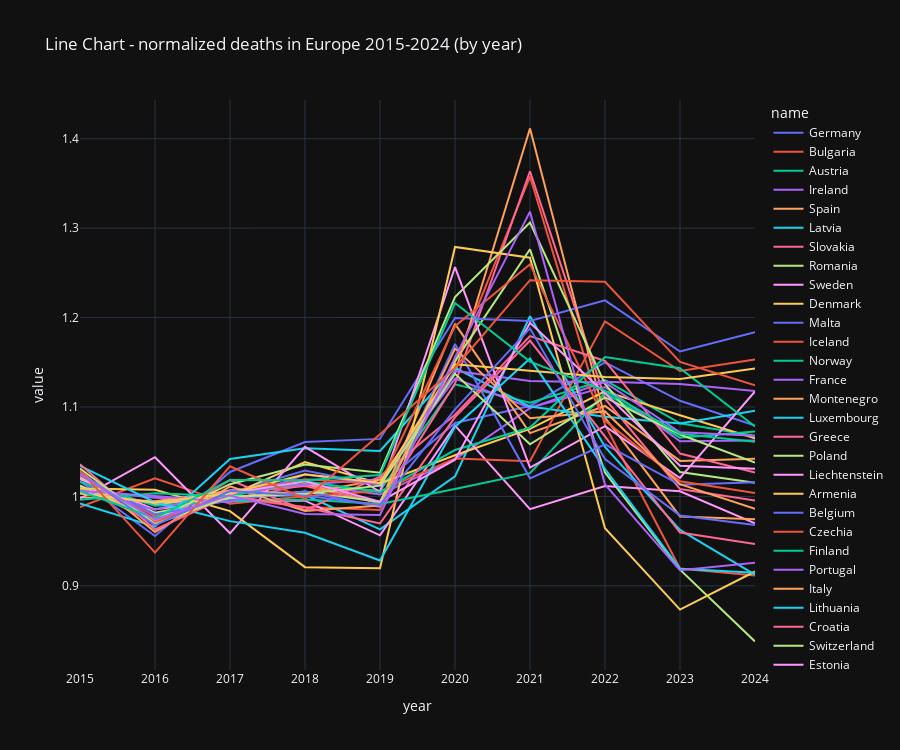

Notebook source saved alongside this figure:
### Markdown cell above
* Note
the chart below shows that all the countries went through the pandemic 2020-2021,
however some countries recovered (1.0 or less), and other countries still have higher than normal death rates (over 1.0).

### Code cell
title = 'Line Chart - normalized deaths in Europe 2015-2024 (by year)'
display(MD(f'### {title}'))

temp = cd[(cd['source']=='deaths') & (cd['filter']=='TOTAL') & (cd['value_type']=='normalized')]
temp = temp.sort_values(by='value', ascending=True)
temp = temp.sort_values(by='year', ascending=True)

fig = px.line(
    temp,
    x='year',
    y='value',
    color='name',
    height=750 ,
    hover_data={
        'name', 'abbr', 'value'
    },
    title=title
    )
fig.update_layout(template="plotly_dark")

### Figure 1 — Plotly figure (JSON) as saved in the notebook; plotly's stock layout.template omitted (floating-point values rounded to 4 significant figures)
{"data": [{"customdata": [["DE", "Germany"], ["DE", "Germany"], ["DE", "Germany"], ["DE", "Germany"], ["DE", "Germany"], ["DE", "Germany"], ["DE", "Germany"], ["DE", "Germany"], ["DE", "Germany"], ["DE", "Germany"]], "hovertemplate": "name=%{customdata[1]}<br>year=%{x}<br>value=%{y}<br>abbr=%{customdata[0]}<extra></extra>", "legendgroup": "Germany", "line": {"color": "#636efa", "dash": "solid"}, "marker": {"symbol": "circle"}, "mode": "lines", "name": "Germany", "orientation": "v", "showlegend": true, "type": "scatter", "x": [2015, 2016, 2017, 2018, 2019, 2020, 2021, 2022, 2023, 2024], "xaxis": "x", "y": [1.016, 0.9793, 1.004, 1.029, 1.012, 1.082, 1.101, 1.15, 1.107, 1.079], "yaxis": "y"}, {"customdata": [["BG", "Bulgaria"], ["BG", "Bulgaria"], ["BG", "Bulgaria"], ["BG", "Bulgaria"], ["BG", "Bulgaria"], ["BG", "Bulgaria"], ["BG", "Bulgaria"], ["BG", "Bulgaria"], ["BG", "Bulgaria"], ["BG", "Bulgaria"]], "hovertemplate": "name=%{customdata[1]}<br>year=%{x}<br>value=%{y}<br>abbr=%{customdata[0]}<extra></extra>", "legendgroup": "Bulgaria", "line": {"color": "#EF553B", "dash": "solid"}, "marker": {"symbol": "circle"}, "mode": "lines", "name": "Bulgaria", "orientation": "v", "showlegend": true, "type": "scatter", "x": [2015, 2016, 2017, 2018, 2019, 2020, 2021, 2022, 2023, 2024], "xaxis": "x", "y": [1.024, 0.9775, 0.9984, 0.9883, 0.9847, 1.15, 1.358, 1.08, 0.9193, 0.9117], "yaxis": "y"}, {"customdata": [["AT", "Austria"], ["AT", "Austria"], ["AT", "Austria"], ["AT", "Austria"], ["AT", "Austria"], ["AT", "Austria"], ["AT", "Austria"], ["AT", "Austria"], ["AT", "Austria"], ["AT", "Austria"]], "hovertemplate": "name=%{customdata[1]}<br>year=%{x}<br>value=%{y}<br>abbr=%{customdata[0]}<extra></extra>", "legendgroup": "Austria", "line": {"color": "#00cc96", "dash": "solid"}, "marker": {"symbol": "circle"}, "mode": "lines", "name": "Austria", "orientation": "v", "showlegend": true, "type": "scatter", "x": [2015, 2016, 2017, 2018, 2019, 2020, 2021, 2022, 2023, 2024], "xaxis": "x", "y": [1.024, 0.9729, 1.003, 1.013, 1.006, 1.125, 1.105, 1.13, 1.082, 1.068], "yaxis": "y"}, {"customdata": [["IE", "Ireland"], ["IE", "Ireland"], ["IE", "Ireland"], ["IE", "Ireland"], ["IE", "Ireland"], ["IE", "Ireland"], ["IE", "Ireland"], ["IE", "Ireland"], ["IE", "Ireland"], ["IE", "Ireland"]], "hovertemplate": "name=%{customdata[1]}<br>year=%{x}<br>value=%{y}<br>abbr=%{customdata[0]}<extra></extra>", "legendgroup": "Ireland", "line": {"color": "#ab63fa", "dash": "solid"}, "marker": {"symbol": "circle"}, "mode": "lines", "name": "Ireland", "orientation": "v", "showlegend": true, "type": "scatter", "x": [2015, 2016, 2017, 2018, 2019, 2020, 2021, 2022, 2023, 2024], "xaxis": "x", "y": [1.007, 0.9984, 0.9946, 1.014, 1.002, 1.041, 1.099, 1.128, 1.126, 1.118], "yaxis": "y"}, {"customdata": [["ES", "Spain"], ["ES", "Spain"], ["ES", "Spain"], ["ES", "Spain"], ["ES", "Spain"], ["ES", "Spain"], ["ES", "Spain"], ["ES", "Spain"], ["ES", "Spain"], ["ES", "Spain"]], "hovertemplate": "name=%{customdata[1]}<br>year=%{x}<br>value=%{y}<br>abbr=%{customdata[0]}<extra></extra>", "legendgroup": "Spain", "line": {"color": "#FFA15A", "dash": "solid"}, "marker": {"symbol": "circle"}, "mode": "lines", "name": "Spain", "orientation": "v", "showlegend": true, "type": "scatter", "x": [2015, 2016, 2017, 2018, 2019, 2020, 2021, 2022, 2023, 2024], "xaxis": "x", "y": [1.023, 0.9712, 1.006, 1.014, 0.9922, 1.193, 1.071, 1.101, 1.04, 1.042], "yaxis": "y"}, {"customdata": [["LV", "Latvia"], ["LV", "Latvia"], ["LV", "Latvia"], ["LV", "Latvia"], ["LV", "Latvia"], ["LV", "Latvia"], ["LV", "Latvia"], ["LV", "Latvia"], ["LV", "Latvia"], ["LV", "Latvia"]], "hovertemplate": "name=%{customdata[1]}<br>year=%{x}<br>value=%{y}<br>abbr=%{customdata[0]}<extra></extra>", "legendgroup": "Latvia", "line": {"color": "#19d3f3", "dash": "solid"}, "marker": {"symbol": "circle"}, "mode": "lines", "name": "Latvia", "orientation": "v", "showlegend": true, "type": "scatter", "x": [2015, 2016, 2017, 2018, 2019, 2020, 2021, 2022, 2023, 2024], "xaxis": "x", "y": [1.01, 0.9913, 0.9989, 1.002, 0.9631, 1.022, 1.201, 1.055, 0.9626, 0.9126], "yaxis": "y"}, {"customdata": [["SK", "Slovakia"], ["SK", "Slovakia"], ["SK", "Slovakia"], ["SK", "Slovakia"], ["SK", "Slovakia"], ["SK", "Slovakia"], ["SK", "Slovakia"], ["SK", "Slovakia"], ["SK", "Slovakia"], ["SK", "Slovakia"]], "hovertemplate": "name=%{customdata[1]}<br>year=%{x}<br>value=%{y}<br>abbr=%{customdata[0]}<extra></extra>", "legendgroup": "Slovakia", "line": {"color": "#FF6692", "dash": "solid"}, "marker": {"symbol": "circle"}, "mode": "lines", "name": "Slovakia", "orientation": "v", "showlegend": true, "type": "scatter", "x": [2015, 2016, 2017, 2018, 2019, 2020, 2021, 2022, 2023, 2024], "xaxis": "x", "y": [1.023, 0.9733, 1.004, 1.012, 0.9926, 1.126, 1.364, 1.109, 1.008, 0.9953], "yaxis": "y"}, {"customdata": [["RO", "Romania"], ["RO", "Romania"], ["RO", "Romania"], ["RO", "Romania"], ["RO", "Romania"], ["RO", "Romania"], ["RO", "Romania"], ["RO", "Romania"], ["RO", "Romania"], ["RO", "Romania"]], "hovertemplate": "name=%{customdata[1]}<br>year=%{x}<br>value=%{y}<br>abbr=%{customdata[0]}<extra></extra>", "legendgroup": "Romania", "line": {"color": "#B6E880", "dash": "solid"}, "marker": {"symbol": "circle"}, "mode": "lines", "name": "Romania", "orientation": "v", "showlegend": true, "type": "scatter", "x": [2015, 2016, 2017, 2018, 2019, 2020, 2021, 2022, 2023, 2024], "xaxis": "x", "y": [1.021, 0.9817, 0.9977, 1.005, 0.9939, 1.151, 1.276, 1.027, 0.9181, 0.8378], "yaxis": "y"}, {"customdata": [["SE", "Sweden"], ["SE", "Sweden"], ["SE", "Sweden"], ["SE", "Sweden"], ["SE", "Sweden"], ["SE", "Sweden"], ["SE", "Sweden"], ["SE", "Sweden"], ["SE", "Sweden"], ["SE", "Sweden"]], "hovertemplate": "name=%{customdata[1]}<br>year=%{x}<br>value=%{y}<br>abbr=%{customdata[0]}<extra></extra>", "legendgroup": "Sweden", "line": {"color": "#FF97FF", "dash": "solid"}, "marker": {"symbol": "circle"}, "mode": "lines", "name": "Sweden", "orientation": "v", "showlegend": true, "type": "scatter", "x": [2015, 2016, 2017, 2018, 2019, 2020, 2021, 2022, 2023, 2024], "xaxis": "x", "y": [1.019, 0.9856, 0.9951, 0.9952, 0.9565, 1.079, 0.9858, 1.012, 1.006, 0.9699], "yaxis": "y"}, {"customdata": [["DK", "Denmark"], ["DK", "Denmark"], ["DK", "Denmark"], ["DK", "Denmark"], ["DK", "Denmark"], ["DK", "Denmark"], ["DK", "Denmark"], ["DK", "Denmark"], ["DK", "Denmark"], ["DK", "Denmark"]], "hovertemplate": "name=%{customdata[1]}<br>year=%{x}<br>value=%{y}<br>abbr=%{customdata[0]}<extra></extra>", "legendgroup": "Denmark", "line": {"color": "#FECB52", "dash": "solid"}, "marker": {"symbol": "circle"}, "mode": "lines", "name": "Denmark", "orientation": "v", "showlegend": true, "type": "scatter", "x": [2015, 2016, 2017, 2018, 2019, 2020, 2021, 2022, 2023, 2024], "xaxis": "x", "y": [1.007, 0.9914, 1.001, 1.038, 1.014, 1.046, 1.075, 1.118, 1.091, 1.065], "yaxis": "y"}, {"customdata": [["MT", "Malta"], ["MT", "Malta"], ["MT", "Malta"], ["MT", "Malta"], ["MT", "Malta"], ["MT", "Malta"], ["MT", "Malta"], ["MT", "Malta"], ["MT", "Malta"], ["MT", "Malta"]], "hovertemplate": "name=%{customdata[1]}<br>year=%{x}<br>value=%{y}<br>abbr=%{customdata[0]}<extra></extra>", "legendgroup": "Malta", "line": {"color": "#636efa", "dash": "solid"}, "marker": {"symbol": "circle"}, "mode": "lines", "name": "Malta", "orientation": "v", "showlegend": true, "type": "scatter", "x": [2015, 2016, 2017, 2018, 2019, 2020, 2021, 2022, 2023, 2024], "xaxis": "x", "y": [1.017, 0.9557, 1.027, 1.061, 1.064, 1.2, 1.196, 1.219, 1.162, 1.184], "yaxis": "y"}, {"customdata": [["IS", "Iceland"], ["IS", "Iceland"], ["IS", "Iceland"], ["IS", "Iceland"], ["IS", "Iceland"], ["IS", "Iceland"], ["IS", "Iceland"], ["IS", "Iceland"], ["IS", "Iceland"], ["IS", "Iceland"]], "hovertemplate": "name=%{customdata[1]}<br>year=%{x}<br>value=%{y}<br>abbr=%{customdata[0]}<extra></extra>", "legendgroup": "Iceland", "line": {"color": "#EF553B", "dash": "solid"}, "marker": {"symbol": "circle"}, "mode": "lines", "name": "Iceland", "orientation": "v", "showlegend": true, "type": "scatter", "x": [2015, 2016, 2017, 2018, 2019, 2020, 2021, 2022, 2023, 2024], "xaxis": "x", "y": [0.9881, 1.02, 0.9917, 1.0, 1.006, 1.042, 1.039, 1.196, 1.14, 1.153], "yaxis": "y"}, {"customdata": [["NO", "Norway"], ["NO", "Norway"], ["NO", "Norway"], ["NO", "Norway"], ["NO", "Norway"], ["NO", "Norway"], ["NO", "Norway"], ["NO", "Norway"], ["NO", "Norway"], ["NO", "Norway"]], "hovertemplate": "name=%{customdata[1]}<br>year=%{x}<br>value=%{y}<br>abbr=%{customdata[0]}<extra></extra>", "legendgroup": "Norway", "line": {"color": "#00cc96", "dash": "solid"}, "marker": {"symbol": "circle"}, "mode": "lines", "name": "Norway", "orientation": "v", "showlegend": true, "type": "scatter", "x": [2015, 2016, 2017, 2018, 2019, 2020, 2021, 2022, 2023, 2024], "xaxis": "x", "y": [1.016, 0.9895, 0.9944, 0.9966, 0.9915, 1.008, 1.026, 1.116, 1.066, 1.072], "yaxis": "y"}, {"customdata": [["FR", "France"], ["FR", "France"], ["FR", "France"], ["FR", "France"], ["FR", "France"], ["FR", "France"], ["FR", "France"], ["FR", "France"], ["FR", "France"], ["FR", "France"]], "hovertemplate": "name=%{customdata[1]}<br>year=%{x}<br>value=%{y}<br>abbr=%{customdata[0]}<extra></extra>", "legendgroup": "France", "line": {"color": "#ab63fa", "dash": "solid"}, "marker": {"symbol": "circle"}, "mode": "lines", "name": "France", "orientation": "v", "showlegend": true, "type": "scatter", "x": [2015, 2016, 2017, 2018, 2019, 2020, 2021, 2022, 2023, 2024], "xaxis": "x", "y": [1.008, 0.9851, 1.007, 1.013, 1.019, 1.132, 1.099, 1.122, 1.062, 1.062], "yaxis": "y"}, {"customdata": [["ME", "Montenegro"], ["ME", "Montenegro"], ["ME", "Montenegro"], ["ME", "Montenegro"], ["ME", "Montenegro"], ["ME", "Montenegro"], ["ME", "Montenegro"], ["ME", "Montenegro"], ["ME", "Montenegro"], ["ME", "Montenegro"]], "hovertemplate": "name=%{customdata[1]}<br>year=%{x}<br>value=%{y}<br>abbr=%{customdata[0]}<extra></extra>", "legendgroup": "Montenegro", "line": {"color": "#FFA15A", "dash": "solid"}, "marker": {"symbol": "circle"}, "mode": "lines", "name": "Montenegro", "orientation": "v", "showlegend": true, "type": "scatter", "x": [2015, 2016, 2017, 2018, 2019, 2020, 2021, 2022, 2023, 2024], "xaxis": "x", "y": [0.999, 0.9947, 1.006, 1.003, 1.019, 1.138, 1.411, 1.088, 0.9777, 0.9744], "yaxis": "y"}, {"customdata": [["LU", "Luxembourg"], ["LU", "Luxembourg"], ["LU", "Luxembourg"], ["LU", "Luxembourg"], ["LU", "Luxembourg"], ["LU", "Luxembourg"], ["LU", "Luxembourg"], ["LU", "Luxembourg"], ["LU", "Luxembourg"], ["LU", "Luxembourg"]], "hovertemplate": "name=%{customdata[1]}<br>year=%{x}<br>value=%{y}<br>abbr=%{customdata[0]}<extra></extra>", "legendgroup": "Luxembourg", "line": {"color": "#19d3f3", "dash": "solid"}, "marker": {"symbol": "circle"}, "mode": "lines", "name": "Luxembourg", "orientation": "v", "showlegend": true, "type": "scatter", "x": [2015, 2016, 2017, 2018, 2019, 2020, 2021, 2022, 2023, 2024], "xaxis": "x", "y": [0.9921, 0.9661, 1.042, 1.054, 1.051, 1.144, 1.1, 1.089, 1.082, 1.096], "yaxis": "y"}, {"customdata": [["EL", "Greece"], ["EL", "Greece"], ["EL", "Greece"], ["EL", "Greece"], ["EL", "Greece"], ["EL", "Greece"], ["EL", "Greece"], ["EL", "Greece"], ["EL", "Greece"], ["EL", "Greece"]], "hovertemplate": "name=%{customdata[1]}<br>year=%{x}<br>value=%{y}<br>abbr=%{customdata[0]}<extra></extra>", "legendgroup": "Greece", "line": {"color": "#FF6692", "dash": "solid"}, "marker": {"symbol": "circle"}, "mode": "lines", "name": "Greece", "orientation": "v", "showlegend": true, "type": "scatter", "x": [2015, 2016, 2017, 2018, 2019, 2020, 2021, 2022, 2023, 2024], "xaxis": "x", "y": [1.012, 0.9695, 1.018, 0.9845, 1.022, 1.091, 1.179, 1.151, 1.048, 1.027], "yaxis": "y"}, {"customdata": [["PL", "Poland"], ["PL", "Poland"], ["PL", "Poland"], ["PL", "Poland"], ["PL", "Poland"], ["PL", "Poland"], ["PL", "Poland"], ["PL", "Poland"], ["PL", "Poland"], ["PL", "Poland"]], "hovertemplate": "name=%{customdata[1]}<br>year=%{x}<br>value=%{y}<br>abbr=%{customdata[0]}<extra></extra>", "legendgroup": "Poland", "line": {"color": "#B6E880", "dash": "solid"}, "marker": {"symbol": "circle"}, "mode": "lines", "name": "Poland", "orientation": "v", "showlegend": true, "type": "scatter", "x": [2015, 2016, 2017, 2018, 2019, 2020, 2021, 2022, 2023, 2024], "xaxis": "x", "y": [1.012, 0.9744, 1.014, 1.036, 1.026, 1.223, 1.306, 1.126, 1.027, 1.015], "yaxis": "y"}, {"customdata": [["LI", "Liechtenstein"], ["LI", "Liechtenstein"], ["LI", "Liechtenstein"], ["LI", "Liechtenstein"], ["LI", "Liechtenstein"], ["LI", "Liechtenstein"], ["LI", "Liechtenstein"], ["LI", "Liechtenstein"], ["LI", "Liechtenstein"], ["LI", "Liechtenstein"]], "hovertemplate": "name=%{customdata[1]}<br>year=%{x}<br>value=%{y}<br>abbr=%{customdata[0]}<extra></extra>", "legendgroup": "Liechtenstein", "line": {"color": "#FF97FF", "dash": "solid"}, "marker": {"symbol": "circle"}, "mode": "lines", "name": "Liechtenstein", "orientation": "v", "showlegend": true, "type": "scatter", "x": [2015, 2016, 2017, 2018, 2019, 2020, 2021, 2022, 2023, 2024], "xaxis": "x", "y": [0.9974, 1.044, 0.9588, 1.055, 1.005, 1.256, 1.032, 1.079, 1.021, 1.117], "yaxis": "y"}, {"customdata": [["AM", "Armenia"], ["AM", "Armenia"], ["AM", "Armenia"], ["AM", "Armenia"], ["AM", "Armenia"], ["AM", "Armenia"], ["AM", "Armenia"], ["AM", "Armenia"], ["AM", "Armenia"], ["AM", "Armenia"]], "hovertemplate": "name=%{customdata[1]}<br>year=%{x}<br>value=%{y}<br>abbr=%{customdata[0]}<extra></extra>", "legendgroup": "Armenia", "line": {"color": "#FECB52", "dash": "solid"}, "marker": {"symbol": "circle"}, "mode": "lines", "name": "Armenia", "orientation": "v", "showlegend": true, "type": "scatter", "x": [2015, 2016, 2017, 2018, 2019, 2020, 2021, 2022, 2023, 2024], "xaxis": "x", "y": [1.009, 1.007, 0.9835, 0.9209, 0.9196, 1.279, 1.267, 0.9644, 0.8735, 0.916], "yaxis": "y"}, {"customdata": [["BE", "Belgium"], ["BE", "Belgium"], ["BE", "Belgium"], ["BE", "Belgium"], ["BE", "Belgium"], ["BE", "Belgium"], ["BE", "Belgium"], ["BE", "Belgium"], ["BE", "Belgium"], ["BE", "Belgium"]], "hovertemplate": "name=%{customdata[1]}<br>year=%{x}<br>value=%{y}<br>abbr=%{customdata[0]}<extra></extra>", "legendgroup": "Belgium", "line": {"color": "#636efa", "dash": "solid"}, "marker": {"symbol": "circle"}, "mode": "lines", "name": "Belgium", "orientation": "v", "showlegend": true, "type": "scatter", "x": [2015, 2016, 2017, 2018, 2019, 2020, 2021, 2022, 2023, 2024], "xaxis": "x", "y": [1.024, 0.9799, 0.9958, 1.005, 0.9881, 1.17, 1.02, 1.058, 1.013, 1.016], "yaxis": "y"}, {"customdata": [["CZ", "Czechia"], ["CZ", "Czechia"], ["CZ", "Czechia"], ["CZ", "Czechia"], ["CZ", "Czechia"], ["CZ", "Czechia"], ["CZ", "Czechia"], ["CZ", "Czechia"], ["CZ", "Czechia"], ["CZ", "Czechia"]], "hovertemplate": "name=%{customdata[1]}<br>year=%{x}<br>value=%{y}<br>abbr=%{customdata[0]}<extra></extra>", "legendgroup": "Czechia", "line": {"color": "#EF553B", "dash": "solid"}, "marker": {"symbol": "circle"}, "mode": "lines", "name": "Czechia", "orientation": "v", "showlegend": true, "type": "scatter", "x": [2015, 2016, 2017, 2018, 2019, 2020, 2021, 2022, 2023, 2024], "xaxis": "x", "y": [1.024, 0.9707, 1.005, 1.019, 1.014, 1.19, 1.26, 1.085, 1.017, 1.004], "yaxis": "y"}, {"customdata": [["FI", "Finland"], ["FI", "Finland"], ["FI", "Finland"], ["FI", "Finland"], ["FI", "Finland"], ["FI", "Finland"], ["FI", "Finland"], ["FI", "Finland"], ["FI", "Finland"], ["FI", "Finland"]], "hovertemplate": "name=%{customdata[1]}<br>year=%{x}<br>value=%{y}<br>abbr=%{customdata[0]}<extra></extra>", "legendgroup": "Finland", "line": {"color": "#00cc96", "dash": "solid"}, "marker": {"symbol": "circle"}, "mode": "lines", "name": "Finland", "orientation": "v", "showlegend": true, "type": "scatter", "x": [2015, 2016, 2017, 2018, 2019, 2020, 2021, 2022, 2023, 2024], "xaxis": "x", "y": [0.9964, 1.004, 1.0, 1.017, 1.005, 1.052, 1.077, 1.156, 1.143, 1.078], "yaxis": "y"}, {"customdata": [["PT", "Portugal"], ["PT", "Portugal"], ["PT", "Portugal"], ["PT", "Portugal"], ["PT", "Portugal"], ["PT", "Portugal"], ["PT", "Portugal"], ["PT", "Portugal"], ["PT", "Portugal"], ["PT", "Portugal"]], "hovertemplate": "name=%{customdata[1]}<br>year=%{x}<br>value=%{y}<br>abbr=%{customdata[0]}<extra></extra>", "legendgroup": "Portugal", "line": {"color": "#ab63fa", "dash": "solid"}, "marker": {"symbol": "circle"}, "mode": "lines", "name": "Portugal", "orientation": "v", "showlegend": true, "type": "scatter", "x": [2015, 2016, 2017, 2018, 2019, 2020, 2021, 2022, 2023, 2024], "xaxis": "x", "y": [1.006, 1.0, 0.9936, 1.025, 1.013, 1.14, 1.129, 1.127, 1.072, 1.068], "yaxis": "y"}, {"customdata": [["IT", "Italy"], ["IT", "Italy"], ["IT", "Italy"], ["IT", "Italy"], ["IT", "Italy"], ["IT", "Italy"], ["IT", "Italy"], ["IT", "Italy"], ["IT", "Italy"], ["IT", "Italy"]], "hovertemplate": "name=%{customdata[1]}<br>year=%{x}<br>value=%{y}<br>abbr=%{customdata[0]}<extra></extra>", "legendgroup": "Italy", "line": {"color": "#FFA15A", "dash": "solid"}, "marker": {"symbol": "circle"}, "mode": "lines", "name": "Italy", "orientation": "v", "showlegend": true, "type": "scatter", "x": [2015, 2016, 2017, 2018, 2019, 2020, 2021, 2022, 2023, 2024], "xaxis": "x", "y": [1.028, 0.9603, 1.011, 0.9836, 0.9899, 1.165, 1.087, 1.095, 1.014, 0.9862], "yaxis": "y"}, {"customdata": [["LT", "Lithuania"], ["LT", "Lithuania"], ["LT", "Lithuania"], ["LT", "Lithuania"], ["LT", "Lithuania"], ["LT", "Lithuania"], ["LT", "Lithuania"], ["LT", "Lithuania"], ["LT", "Lithuania"], ["LT", "Lithuania"]], "hovertemplate": "name=%{customdata[1]}<br>year=%{x}<br>value=%{y}<br>abbr=%{customdata[0]}<extra></extra>", "legendgroup": "Lithuania", "line": {"color": "#19d3f3", "dash": "solid"}, "marker": {"symbol": "circle"}, "mode": "lines", "name": "Lithuania", "orientation": "v", "showlegend": true, "type": "scatter", "x": [2015, 2016, 2017, 2018, 2019, 2020, 2021, 2022, 2023, 2024], "xaxis": "x", "y": [1.034, 0.9935, 0.9724, 0.9593, 0.9284, 1.078, 1.154, 1.03, 0.9192, 0.9148], "yaxis": "y"}, {"customdata": [["HR", "Croatia"], ["HR", "Croatia"], ["HR", "Croatia"], ["HR", "Croatia"], ["HR", "Croatia"], ["HR", "Croatia"], ["HR", "Croatia"], ["HR", "Croatia"], ["HR", "Croatia"], ["HR", "Croatia"]], "hovertemplate": "name=%{customdata[1]}<br>year=%{x}<br>value=%{y}<br>abbr=%{customdata[0]}<extra></extra>", "legendgroup": "Croatia", "line": {"color": "#FF6692", "dash": "solid"}, "marker": {"symbol": "circle"}, "mode": "lines", "name": "Croatia", "orientation": "v", "showlegend": true, "type": "scatter", "x": [2015, 2016, 2017, 2018, 2019, 2020, 2021, 2022, 2023, 2024], "xaxis": "x", "y": [1.036, 0.963, 1.001, 0.9876, 0.9697, 1.089, 1.174, 1.067, 0.9596, 0.9469], "yaxis": "y"}, {"customdata": [["CH", "Switzerland"], ["CH", "Switzerland"], ["CH", "Switzerland"], ["CH", "Switzerland"], ["CH", "Switzerland"], ["CH", "Switzerland"], ["CH", "Switzerland"], ["CH", "Switzerland"], ["CH", "Switzerland"], ["CH", "Switzerland"]], "hovertemplate": "name=%{customdata[1]}<br>year=%{x}<br>value=%{y}<br>abbr=%{customdata[0]}<extra></extra>", "legendgroup": "Switzerland", "line": {"color": "#B6E880", "dash": "solid"}, "marker": {"symbol": "circle"}, "mode": "lines", "name": "Switzerland", "orientation": "v", "showlegend": true, "type": "scatter", "x": [2015, 2016, 2017, 2018, 2019, 2020, 2021, 2022, 2023, 2024], "xaxis": "x", "y": [1.031, 0.9691, 0.9999, 1.003, 1.012, 1.137, 1.058, 1.111, 1.069, 1.038], "yaxis": "y"}, {"customdata": [["EE", "Estonia"], ["EE", "Estonia"], ["EE", "Estonia"], ["EE", "Estonia"], ["EE", "Estonia"], ["EE", "Estonia"], ["EE", "Estonia"], ["EE", "Estonia"], ["EE", "Estonia"], ["EE", "Estonia"]], "hovertemplate": "name=%{customdata[1]}<br>year=%{x}<br>value=%{y}<br>abbr=%{customdata[0]}<extra></extra>", "legendgroup": "Estonia", "line": {"color": "#FF97FF", "dash": "solid"}, "marker": {"symbol": "circle"}, "mode": "lines", "name": "Estonia", "orientation": "v", "showlegend": true, "type": "scatter", "x": [2015, 2016, 2017, 2018, 2019, 2020, 2021, 2022, 2023, 2024], "xaxis": "x", "y": [1.004, 0.9929, 1.003, 1.017, 0.9941, 1.041, 1.194, 1.115, 1.034, 1.031], "yaxis": "y"}, {"customdata": [["NL", "Netherlands"], ["NL", "Netherlands"], ["NL", "Netherlands"], ["NL", "Netherlands"], ["NL", "Netherlands"], ["NL", "Netherlands"], ["NL", "Netherlands"], ["NL", "Netherlands"], ["NL", "Netherlands"], ["NL", "Netherlands"]], "hovertemplate": "name=%{customdata[1]}<br>year=%{x}<br>value=%{y}<br>abbr=%{customdata[0]}<extra></extra>", "legendgroup": "Netherlands", "line": {"color": "#FECB52", "dash": "solid"}, "marker": {"symbol": "circle"}, "mode": "lines", "name": "Netherlands", "orientation": "v", "showlegend": true, "type": "scatter", "x": [2015, 2016, 2017, 2018, 2019, 2020, 2021, 2022, 2023, 2024], "xaxis": "x", "y": [1.003, 0.9932, 1.003, 1.025, 1.015, 1.148, 1.14, 1.134, 1.131, 1.143], "yaxis": "y"}, {"customdata": [["HU", "Hungary"], ["HU", "Hungary"], ["HU", "Hungary"], ["HU", "Hungary"], ["HU", "Hungary"], ["HU", "Hungary"], ["HU", "Hungary"], ["HU", "Hungary"], ["HU", "Hungary"], ["HU", "Hungary"]], "hovertemplate": "name=%{customdata[1]}<br>year=%{x}<br>value=%{y}<br>abbr=%{customdata[0]}<extra></extra>", "legendgroup": "Hungary", "line": {"color": "#636efa", "dash": "solid"}, "marker": {"symbol": "circle"}, "mode": "lines", "name": "Hungary", "orientation": "v", "showlegend": true, "type": "scatter", "x": [2015, 2016, 2017, 2018, 2019, 2020, 2021, 2022, 2023, 2024], "xaxis": "x", "y": [1.026, 0.9676, 1.006, 1.001, 0.9905, 1.097, 1.188, 1.042, 0.9787, 0.9681], "yaxis": "y"}, {"customdata": [["CY", "Cyprus"], ["CY", "Cyprus"], ["CY", "Cyprus"], ["CY", "Cyprus"], ["CY", "Cyprus"], ["CY", "Cyprus"], ["CY", "Cyprus"], ["CY", "Cyprus"], ["CY", "Cyprus"], ["CY", "Cyprus"]], "hovertemplate": "name=%{customdata[1]}<br>year=%{x}<br>value=%{y}<br>abbr=%{customdata[0]}<extra></extra>", "legendgroup": "Cyprus", "line": {"color": "#EF553B", "dash": "solid"}, "marker": {"symbol": "circle"}, "mode": "lines", "name": "Cyprus", "orientation": "v", "showlegend": true, "type": "scatter", "x": [2015, 2016, 2017, 2018, 2019, 2020, 2021, 2022, 2023, 2024], "xaxis": "x", "y": [1.029, 0.9372, 1.034, 0.9974, 1.07, 1.144, 1.242, 1.24, 1.15, 1.124], "yaxis": "y"}, {"customdata": [["SI", "Slovenia"], ["SI", "Slovenia"], ["SI", "Slovenia"], ["SI", "Slovenia"], ["SI", "Slovenia"], ["SI", "Slovenia"], ["SI", "Slovenia"], ["SI", "Slovenia"], ["SI", "Slovenia"], ["SI", "Slovenia"]], "hovertemplate": "name=%{customdata[1]}<br>year=%{x}<br>value=%{y}<br>abbr=%{customdata[0]}<extra></extra>", "legendgroup": "Slovenia", "line": {"color": "#00cc96", "dash": "solid"}, "marker": {"symbol": "circle"}, "mode": "lines", "name": "Slovenia", "orientation": "v", "showlegend": true, "type": "scatter", "x": [2015, 2016, 2017, 2018, 2019, 2020, 2021, 2022, 2023, 2024], "xaxis": "x", "y": [1.006, 0.9756, 1.018, 1.018, 1.024, 1.216, 1.151, 1.118, 1.07, 1.061], "yaxis": "y"}, {"customdata": [["RS", "Serbia"], ["RS", "Serbia"], ["RS", "Serbia"], ["RS", "Serbia"], ["RS", "Serbia"], ["RS", "Serbia"], ["RS", "Serbia"], ["RS", "Serbia"], ["RS", "Serbia"], ["RS", "Serbia"]], "hovertemplate": "name=%{customdata[1]}<br>year=%{x}<br>value=%{y}<br>abbr=%{customdata[0]}<extra></extra>", "legendgroup": "Serbia", "line": {"color": "#ab63fa", "dash": "solid"}, "marker": {"symbol": "circle"}, "mode": "lines", "name": "Serbia", "orientation": "v", "showlegend": true, "type": "scatter", "x": [2015, 2016, 2017, 2018, 2019, 2020, 2021, 2022, 2023, 2024], "xaxis": "x", "y": [1.025, 0.9742, 1.001, 0.9804, 0.9793, 1.155, 1.318, 1.013, 0.9174, 0.9259], "yaxis": "y"}], "layout": {"height": 750, "legend": {"title": {"text": "name"}, "tracegroupgap": 0}, "title": {"text": "Line Chart - normalized deaths in Europe 2015-2024 (by year)"}, "xaxis": {"anchor": "y", "domain": [0, 1], "title": {"text": "year"}}, "yaxis": {"anchor": "x", "domain": [0, 1], "title": {"text": "value"}}}}
